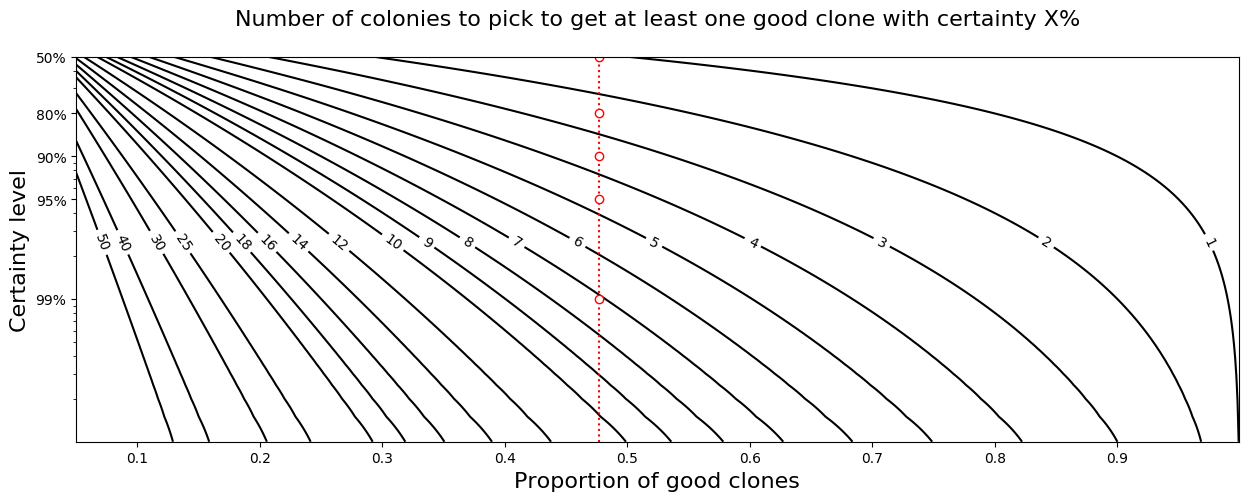

The script that saved this image:
from kappagate import (overhangs_list_to_slots, predict_assembly_accuracy,
                       plot_colony_picking_graph, success_rate_facts)

overhangs = ['TAGG', 'GACT', 'GGAC', 'CAGC',
             'GGTC', 'GCGT', 'TGCT', 'GGTA',
             'CGTC', 'CTAC', 'GCAA', 'CCCT']
slots = overhangs_list_to_slots(overhangs)
predicted_rate, _, _ = predict_assembly_accuracy(slots)
ax = plot_colony_picking_graph(success_rate=predicted_rate)
ax.figure.savefig("success_rate_facts.png", bbox_inches='tight')

print("SUMMARY:")
print (success_rate_facts(predicted_rate, plain_text=True))
print ("See 'success_rate_facts.png' for an illustration.")
